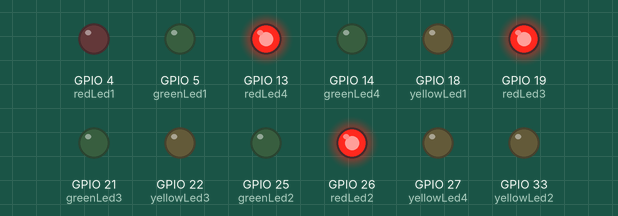
Recording of a sketch running on a simulated ESP32. Shown: output pins drawn as LEDs (lit = HIGH).

Above: at 0.1 s.
At 5.6 s:
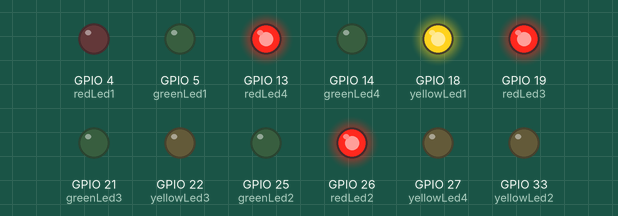
At 13.6 s:
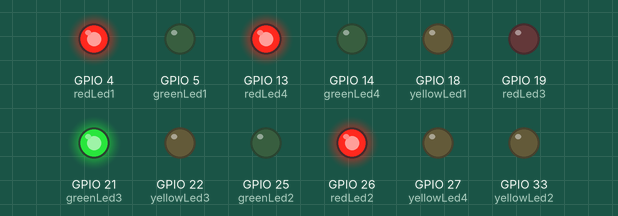
At 20.1 s:
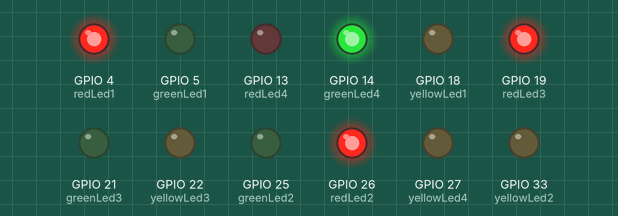
At 26.6 s:
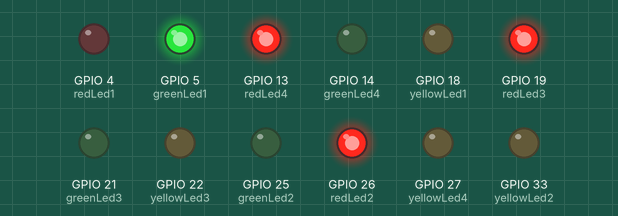
At 33.1 s:
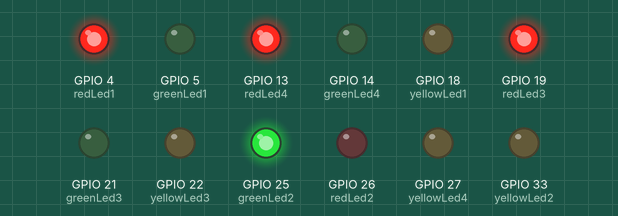
Timing chart, 0 to 40.0 s (numbered marks = the images above):
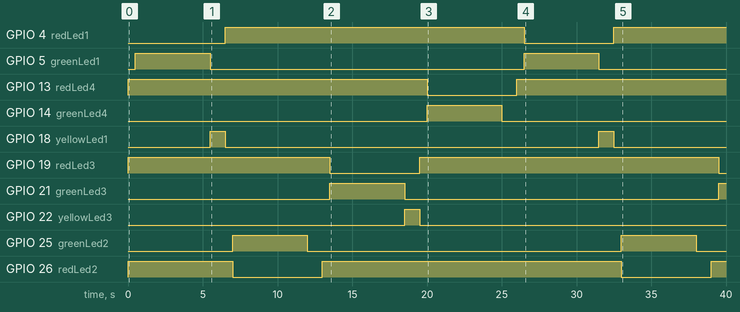

The sketch:

trafficLight.ino
```cpp
#define redLed1 4
#define greenLed1 5
#define yellowLed1 18

#define redLed3 19
#define greenLed3 21
#define yellowLed3 22

#define redLed4 13
#define greenLed4 14
#define yellowLed4  27

#define redLed2 26
#define greenLed2 25
#define yellowLed2 33

void setup() {
  // put your setup code here, to run once:
  pinMode(redLed1, OUTPUT);
  pinMode(greenLed1, OUTPUT);
  pinMode(yellowLed1, OUTPUT);

  pinMode(redLed2, OUTPUT);
  pinMode(greenLed2, OUTPUT);
  pinMode(yellowLed2, OUTPUT);

  pinMode(redLed3, OUTPUT);
  pinMode(greenLed3, OUTPUT);
  pinMode(yellowLed3, OUTPUT);

  pinMode(redLed4, OUTPUT);
  pinMode(greenLed4, OUTPUT);
  pinMode(yellowLed4, OUTPUT);

}

void loop() {
  // put your main code here, to run repeatedly:
  trafficStop(greenLed3, yellowLed3, redLed3);
  trafficStop(greenLed4, yellowLed4, redLed4);
  traffic(greenLed1, yellowLed1, redLed1, greenLed2, yellowLed2, redLed2);
  traffic(greenLed2, yellowLed2, redLed2, greenLed1, yellowLed1, redLed1);

  trafficStop(greenLed1, yellowLed1, redLed1);
  trafficStop(greenLed2, yellowLed2, redLed2);
  traffic(greenLed3, yellowLed3, redLed3, greenLed4, yellowLed4, redLed4);
  traffic(greenLed4, yellowLed4, redLed4, greenLed3, yellowLed3, redLed3);


}

void trafficGo(int greenLed, int yellowLed, int redLed){
  digitalWrite(greenLed, 1);
  digitalWrite(redLed, 0);
  digitalWrite(yellowLed, 0);
}

void trafficStop(int greenLed, int yellowLed, int redLed){
  digitalWrite(greenLed, 0);
  digitalWrite(redLed, 1);
  digitalWrite(yellowLed, 0);
}
void trafficYellow(int greenLed, int yellowLed, int redLed){
  digitalWrite(greenLed, 0);
  digitalWrite(redLed, 0);
  digitalWrite(yellowLed, 1);
}

void traffic(int green1, int yellow1, int red1, int green2, int yellow2, int red2) {
  trafficStop(green2, yellow2, red2);
  delay(500);
  trafficGo(green1, yellow1, red1);
  delay(5000);
  trafficYellow(green1, yellow1, red1);
  delay(1000);
}
```

Measured:
- by itself, GPIO 4 (redLed1): LOW → HIGH at 6.5 s, → LOW 20.0 s later, → HIGH 6.0 s later
- by itself, GPIO 5 (greenLed1), GPIO 25 (greenLed2): alternates HIGH for 5.0 s and LOW for 21.0 s
- by itself, GPIO 13 (redLed4): LOW → HIGH at 0.00 s, → LOW 20.0 s later, → HIGH 6.0 s later
- by itself, GPIO 14 (greenLed4): LOW → HIGH at 20.0 s, → LOW 5.0 s later
- by itself, GPIO 18 (yellowLed1), GPIO 33 (yellowLed2): alternates HIGH for 1.0 s and LOW for 25.0 s
- by itself, GPIO 19 (redLed3): LOW → HIGH at 0.00 s, → LOW 13.5 s later, → HIGH 6.0 s later, → LOW 20.0 s later
- by itself, GPIO 21 (greenLed3): LOW → HIGH at 13.5 s, → LOW 5.0 s later, → HIGH 21.0 s later
- by itself, GPIO 22 (yellowLed3): LOW → HIGH at 18.5 s, → LOW 1.0 s later
